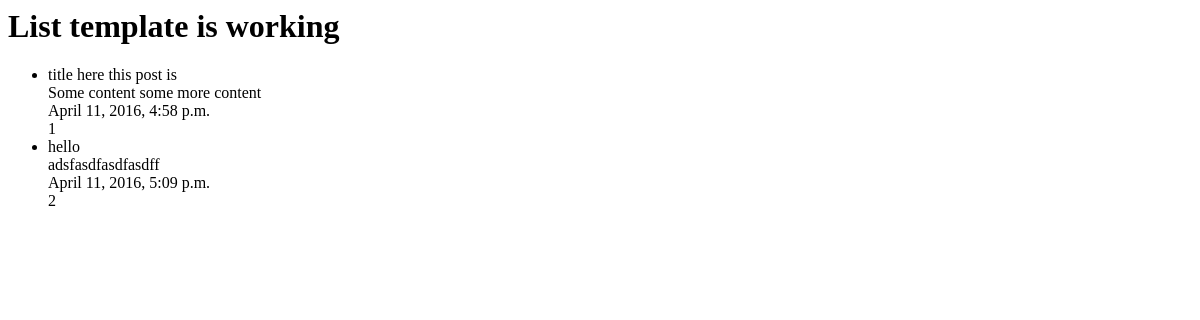
The page /posts/list/ on the database as committed earlier.
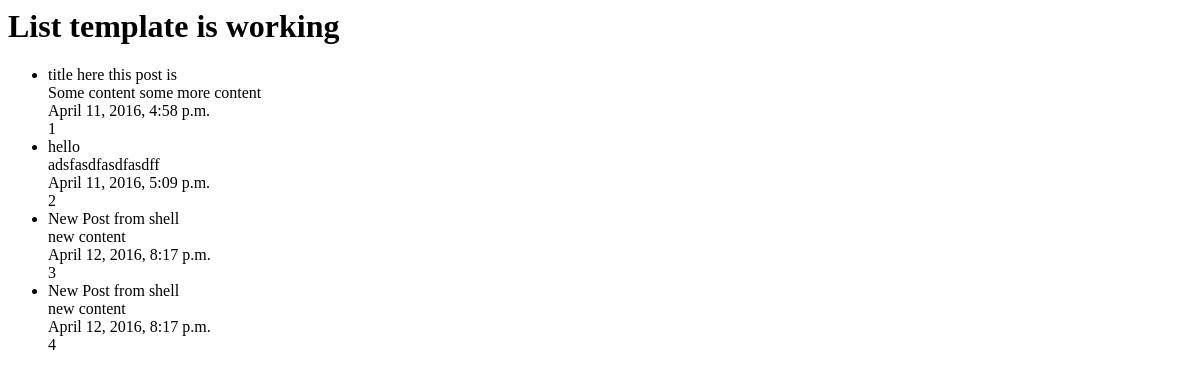
The same page on the database as committed later.
### posts/models.py (models this page shows, shortened)
class Post(models.Model):
    title = models.CharField(max_length=120)
    content = models.TextField()
    updated = models.DateTimeField(auto_now=True, auto_now_add=False)
    timestamp = models.DateTimeField(auto_now=False, auto_now_add=True)

### posts/views.py (the view)
# urls.py: url(r'list/', "posts.views.post_list"),
def post_list(request):
    queryset = Post.objects.all()
    context = {
        "object_list":queryset,
        "title":"List"
    }
    return render(request,"index.html",context)

### templates/index.html
<html>
    <body>
        <h1>{{ title}} template is working</h1>
        <ul>
            {% for obj in object_list %}
            <li>
                <div>
                    {{obj.title}}</br>
                    {{obj.content}}</br>
                    {{obj.timestamp}}</br>
                    {{obj.id}}</br>
                </div>
            </li>
            {% endfor %}
        </ul>
    </body>
</html>

Rows that differ between the two databases and show on the page:
added Post: title "New Post from shell", content "new content", timestamp "April 12, 2016, 8:17 p.m.", id "3"
added Post: title "New Post from shell", content "new content", timestamp "April 12, 2016, 8:17 p.m.", id "4"
